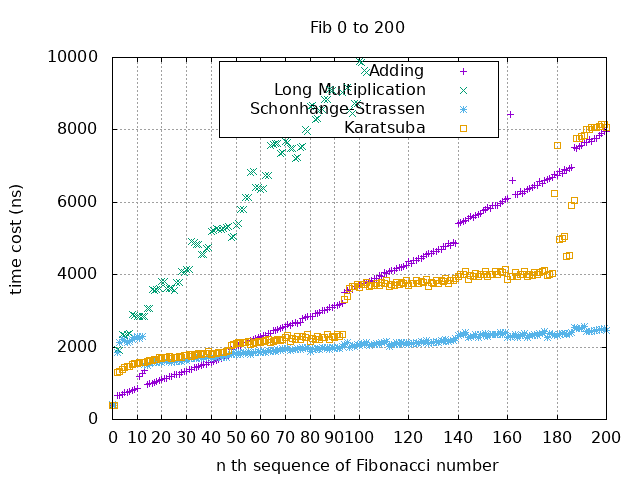

This chart was generated by the following gnuplot code:
set title "Fib 0 to 200"
set xlabel "n th sequence of Fibonacci number"
set ylabel "time cost (ns)"
set terminal png font " Times_New_Roman,12 "
set output "plot.png"
set xrange [0:200]
set yrange [0:10000]
set xtics (0,10,20,30,40,50,60,70,80,90,100,120,140,160,180,200)
set grid
set key center top box 1

plot \
"adding.txt" using 1:2 with points title "Adding", \
"lm.txt" using 1:2 with points title "Long Multiplication", \
"ss.txt" using 1:2 with points title "Schonhange-Strassen", \
"karatsuba.txt" using 1:2 with points title "Karatsuba", \